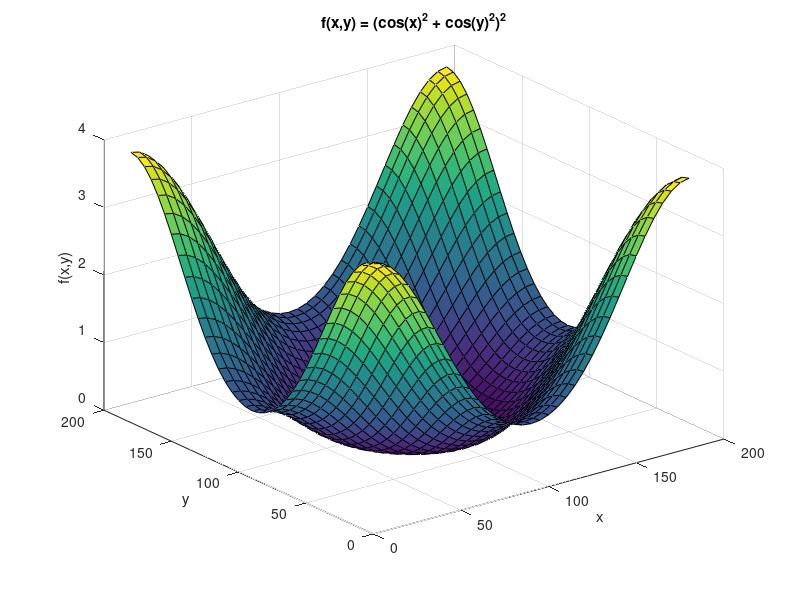
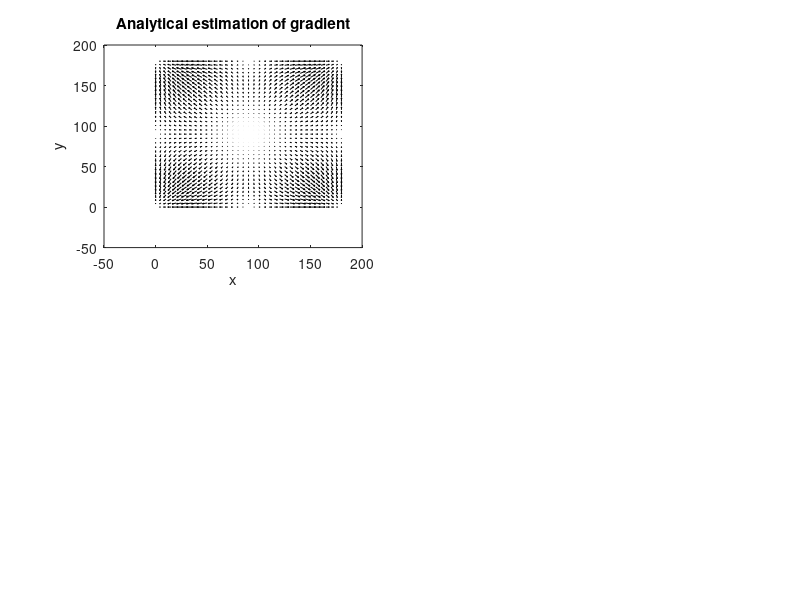

Write the MATLAB code that produced these figures, in order. (Note: this script raises an error after producing the figures.)
clear all
close all

% define range
xvec = 0:5:180;
yvec = 0:5:180;

[X,Y] = meshgrid(xvec,yvec);

% define function
% NOTE: this is the misfit function (not the synthetic g(m))
fx = @(X,Y) (cosd(X).^2 + cosd(Y).^2).^2;

Z = fx(X,Y);

% plot function
figure(1)
surf(X,Y,Z); 
title(sprintf('f(x,y) = (cos(x)^2 + cos(y)^2)^2'));
xlabel('x'); ylabel('y'); zlabel('f(x,y)')

%---------------------------------------------------------------
% calculate gradient
% ANALYTICALLY
% This can also be used in partial derivative matrix
dfdx = @(X,Y) -4*(cosd(X).*sind(X)).*(cosd(X).^2 + cosd(Y).^2);
dfdy = @(X,Y) -4*(cosd(Y).*sind(Y)).*(cosd(X).^2 + cosd(Y).^2);

% Plot gradient
figure
subplot(2,2,1)
quiver(X,Y,dfdx(X,Y),dfdy(X,Y),'k')
title('Analytical estimation of gradient');
xlabel('x'); ylabel('y');

%---------------------------------------------------------------
% Numerical estimation of gradient (without analytical derivatives)
delx = 5; dely = 5;
% remove boundary points 
xvec_grad = xvec(2):delx:xvec(end-1);
yvec_grad = yvec(2):delx:yvec(end-1);
[numX,numY] = meshgrid(xvec_grad,yvec_grad);

% Numerical gradient using central difference
for ii=2:length(xvec)-1
    for jj=2:length(yvec)-1
        delzdelx(jj-1,ii-1) = XXX;
        delzdely(jj-1,ii-1) = XXX;
    end
end

subplot(2,2,2)
quiver(numX,numY,delzdelx,delzdely,'r')
title('Numerical estimation of gradient');
xlabel('x'); ylabel('y');

%---------------------------------------------------------------
% Compare with MATLAB inbuilt
[px,py] = gradient(Z);
subplot(2,2,3)
quiver(X,Y,px,py)
title('MATLAB in-built gradient');
xlabel('x'); ylabel('y');

%=================================================================
% Find minimum
% Gradient descent
% Hessian estimation not required

% Initial guess
x = 80;
y = 80;
delx = 1; dely = 1;
step_size = 10;

for ii=1:100
    % compute gradient analytically
    dgdx = dfdx(x(ii),y(ii)); dgdy = dfdy(x(ii),y(ii));
    % You can also compute gradient Numerically 
    %dgdx = (fx(x(ii)+delx,y(ii))- fx(x(ii)-delx,y(ii)))/(2*delx);
    %dgdy = (fx(x(ii),y(ii)+dely)- fx(x(ii),y(ii)-dely))/(2*dely);

    % Model update
    x(ii+1) = x(ii) - step_size*dgdx;
    y(ii+1) = y(ii) - step_size*dgdy;
end

figure(1)
hold on
plot3(x,y,fx(x,y),'o-r','LineWidth',2)
quiver(X,Y,px,py)

%=================================================================
% Find minimum
% Newtons method

% Hessian 
d2fdx2 = XXX;
d2fdy2 = XXX;
d2fdxdy = XXX
d2fdydx = XXX

% Initial guess
x = 100;
y = 100;

for ii = 1:100
    Gh = [dfdx(x(ii),y(ii)) dfdy(x(ii),y(ii))];
    
    % second order partial derivative matrix 
    K = [d2fdx2(x(ii),y(ii)) d2fdxdy(x(ii),y(ii)); 
        d2fdydx(x(ii),y(ii)) d2fdy2(x(ii),y(ii))];
        
    % Hessian gives the direction of descent
    H = XXX; 
    
    dm = -inv(H) * Gh' * fx(x(ii),y(ii));
    
    % Model update
    x(ii+1) = x(ii) + dm(1);
    y(ii+1) = y(ii) + dm(2);
end

figure(1)
hold on
plot3(x,y,fx(x,y),'o-k','LineWidth',2)
quiver(X,Y,px,py)
